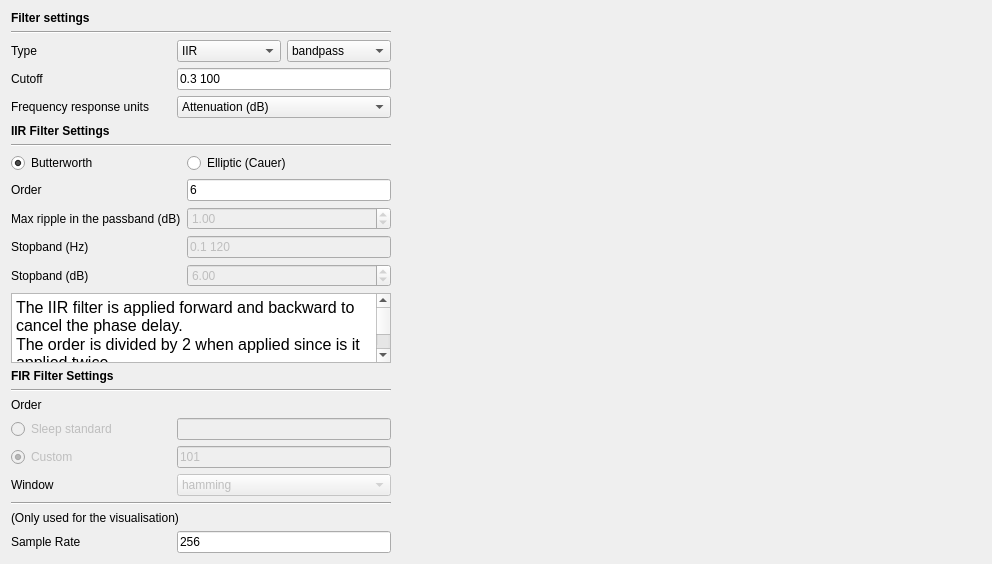
<?xml version="1.0" encoding="UTF-8"?>
<ui version="4.0">
 <class>EllipFilterSignalSettingsView</class>
 <widget class="QWidget" name="EllipFilterSignalSettingsView">
  <property name="geometry">
   <rect>
    <x>0</x>
    <y>0</y>
    <width>992</width>
    <height>548</height>
   </rect>
  </property>
  <property name="windowTitle">
   <string>Form</string>
  </property>
  <layout class="QFormLayout" name="formLayout">
   <item row="0" column="0">
    <layout class="QVBoxLayout" name="verticalLayout">
     <item>
      <widget class="QLabel" name="label_5">
       <property name="font">
        <font>
         <weight>75</weight>
         <bold>true</bold>
        </font>
       </property>
       <property name="layoutDirection">
        <enum>Qt::LeftToRight</enum>
       </property>
       <property name="text">
        <string>Filter settings</string>
       </property>
       <property name="alignment">
        <set>Qt::AlignLeading|Qt::AlignLeft|Qt::AlignVCenter</set>
       </property>
      </widget>
     </item>
     <item>
      <widget class="Line" name="line_4">
       <property name="orientation">
        <enum>Qt::Horizontal</enum>
       </property>
      </widget>
     </item>
     <item>
      <layout class="QGridLayout" name="gridLayout">
       <item row="0" column="1">
        <widget class="QComboBox" name="IR_comboBox">
         <property name="toolTip">
          <string>Select the Infinite Impulse Response Filter (IIR) or the Finite Impulse Filter (FIR).</string>
         </property>
         <item>
          <property name="text">
           <string>IIR</string>
          </property>
         </item>
         <item>
          <property name="text">
           <string>FIR</string>
          </property>
         </item>
        </widget>
       </item>
       <item row="0" column="2">
        <widget class="QComboBox" name="type_combobox">
         <item>
          <property name="text">
           <string>bandpass</string>
          </property>
         </item>
         <item>
          <property name="text">
           <string>lowpass</string>
          </property>
         </item>
         <item>
          <property name="text">
           <string>highpass</string>
          </property>
         </item>
         <item>
          <property name="text">
           <string>bandstop</string>
          </property>
         </item>
        </widget>
       </item>
       <item row="1" column="0">
        <widget class="QLabel" name="label_2">
         <property name="minimumSize">
          <size>
           <width>160</width>
           <height>0</height>
          </size>
         </property>
         <property name="maximumSize">
          <size>
           <width>100</width>
           <height>16777215</height>
          </size>
         </property>
         <property name="layoutDirection">
          <enum>Qt::LeftToRight</enum>
         </property>
         <property name="text">
          <string>Cutoff</string>
         </property>
         <property name="alignment">
          <set>Qt::AlignLeading|Qt::AlignLeft|Qt::AlignVCenter</set>
         </property>
        </widget>
       </item>
       <item row="3" column="0">
        <widget class="QLabel" name="label_11">
         <property name="minimumSize">
          <size>
           <width>130</width>
           <height>0</height>
          </size>
         </property>
         <property name="text">
          <string>Frequency response units</string>
         </property>
        </widget>
       </item>
       <item row="1" column="1" colspan="2">
        <widget class="QLineEdit" name="cutoff_lineedit">
         <property name="toolTip">
          <string>&lt;html&gt;&lt;head/&gt;&lt;body&gt;&lt;p&gt;&lt;span style=&quot; font-weight:600;&quot;&gt;bandpass&lt;/span&gt; : edit low and high frequency cutoff in Hz separated by a space. ex)0.3 100&lt;/p&gt;&lt;p&gt;&lt;span style=&quot; font-weight:600;&quot;&gt;lowpass&lt;/span&gt; : edit high frequency cutoff in Hz.&lt;/p&gt;&lt;p&gt;&lt;span style=&quot; font-weight:600;&quot;&gt;highpass&lt;/span&gt; : edit low frequency cutoff in Hz.&lt;/p&gt;&lt;p&gt;&lt;span style=&quot; font-weight:600;&quot;&gt;stopband&lt;/span&gt; : edit the low and high frequency cutoff in Hz separated by a space. ex)59 61&lt;/p&gt;&lt;p&gt;&lt;br/&gt;&lt;/p&gt;&lt;/body&gt;&lt;/html&gt;</string>
         </property>
         <property name="text">
          <string>0.3 100</string>
         </property>
        </widget>
       </item>
       <item row="0" column="0">
        <widget class="QLabel" name="label_4">
         <property name="minimumSize">
          <size>
           <width>160</width>
           <height>0</height>
          </size>
         </property>
         <property name="maximumSize">
          <size>
           <width>100</width>
           <height>16777215</height>
          </size>
         </property>
         <property name="layoutDirection">
          <enum>Qt::LeftToRight</enum>
         </property>
         <property name="inputMethodHints">
          <set>Qt::ImhNoEditMenu|Qt::ImhNoTextHandles</set>
         </property>
         <property name="text">
          <string>Type</string>
         </property>
         <property name="alignment">
          <set>Qt::AlignLeading|Qt::AlignLeft|Qt::AlignVCenter</set>
         </property>
        </widget>
       </item>
       <item row="3" column="1" colspan="2">
        <widget class="QComboBox" name="freq_resp_unit_comboBox">
         <item>
          <property name="text">
           <string>Attenuation (dB)</string>
          </property>
         </item>
         <item>
          <property name="text">
           <string>Amplitude (%)</string>
          </property>
         </item>
        </widget>
       </item>
      </layout>
     </item>
     <item>
      <widget class="QLabel" name="label_9">
       <property name="font">
        <font>
         <weight>75</weight>
         <bold>true</bold>
        </font>
       </property>
       <property name="text">
        <string>IIR Filter Settings</string>
       </property>
      </widget>
     </item>
     <item>
      <widget class="Line" name="line_3">
       <property name="orientation">
        <enum>Qt::Horizontal</enum>
       </property>
      </widget>
     </item>
     <item>
      <layout class="QGridLayout" name="gridLayout_4">
       <item row="4" column="0">
        <widget class="QLabel" name="label_12">
         <property name="text">
          <string>Stopband (dB)</string>
         </property>
        </widget>
       </item>
       <item row="2" column="0">
        <widget class="QLabel" name="label_13">
         <property name="minimumSize">
          <size>
           <width>160</width>
           <height>0</height>
          </size>
         </property>
         <property name="toolTip">
          <string>The maximum lost in dB in the passband.</string>
         </property>
         <property name="text">
          <string>Max ripple in the passband (dB)</string>
         </property>
        </widget>
       </item>
       <item row="1" column="0">
        <widget class="QLabel" name="label_10">
         <property name="minimumSize">
          <size>
           <width>130</width>
           <height>0</height>
          </size>
         </property>
         <property name="maximumSize">
          <size>
           <width>100</width>
           <height>16777215</height>
          </size>
         </property>
         <property name="layoutDirection">
          <enum>Qt::LeftToRight</enum>
         </property>
         <property name="text">
          <string>Order</string>
         </property>
         <property name="alignment">
          <set>Qt::AlignLeading|Qt::AlignLeft|Qt::AlignVCenter</set>
         </property>
        </widget>
       </item>
       <item row="1" column="1">
        <widget class="QLineEdit" name="iir_order_lineEdit">
         <property name="text">
          <string>6</string>
         </property>
        </widget>
       </item>
       <item row="0" column="1">
        <widget class="QRadioButton" name="radioButton_ellip">
         <property name="text">
          <string>Elliptic (Cauer)</string>
         </property>
         <attribute name="buttonGroup">
          <string notr="true">buttonGroup_IIRFamily</string>
         </attribute>
        </widget>
       </item>
       <item row="0" column="0">
        <widget class="QRadioButton" name="radioButton_butter">
         <property name="minimumSize">
          <size>
           <width>130</width>
           <height>0</height>
          </size>
         </property>
         <property name="text">
          <string>Butterworth</string>
         </property>
         <property name="checked">
          <bool>true</bool>
         </property>
         <attribute name="buttonGroup">
          <string notr="true">buttonGroup_IIRFamily</string>
         </attribute>
        </widget>
       </item>
       <item row="2" column="1">
        <widget class="QDoubleSpinBox" name="doubleSpinBox_maxripple">
         <property name="enabled">
          <bool>false</bool>
         </property>
         <property name="singleStep">
          <double>0.500000000000000</double>
         </property>
         <property name="value">
          <double>1.000000000000000</double>
         </property>
        </widget>
       </item>
       <item row="3" column="0">
        <widget class="QLabel" name="label_14">
         <property name="toolTip">
          <string>Elliptic filter is designed with a stop band outside the bandpass zone. Define the frequency of the stop band.</string>
         </property>
         <property name="text">
          <string>Stopband (Hz)</string>
         </property>
        </widget>
       </item>
       <item row="3" column="1">
        <widget class="QLineEdit" name="lineEdit_stopHz">
         <property name="enabled">
          <bool>false</bool>
         </property>
         <property name="toolTip">
          <string>Define the stopband frequency point (Hz) (outside the passband zone) to reach the desired stopband attenuation (dB).  If the desired filter is a bandpass or a stopband, the stopband is expected to be a list of 2 items sepatated by a space (i.e. lowfreq highfreq).</string>
         </property>
         <property name="text">
          <string>0.1 120</string>
         </property>
        </widget>
       </item>
       <item row="4" column="1">
        <widget class="QDoubleSpinBox" name="doubleSpinBox_stopdB">
         <property name="enabled">
          <bool>false</bool>
         </property>
         <property name="toolTip">
          <string>Define the stopband attenuation point (dB) (outside the passband zone) to reach the desired stopband frequency (Hz).</string>
         </property>
         <property name="value">
          <double>6.000000000000000</double>
         </property>
        </widget>
       </item>
      </layout>
     </item>
     <item>
      <widget class="QTextEdit" name="textEdit">
       <property name="minimumSize">
        <size>
         <width>380</width>
         <height>70</height>
        </size>
       </property>
       <property name="readOnly">
        <bool>true</bool>
       </property>
       <property name="html">
        <string>&lt;!DOCTYPE HTML PUBLIC &quot;-//W3C//DTD HTML 4.0//EN&quot; &quot;http://www.w3.org/TR/REC-html40/strict.dtd&quot;&gt;
&lt;html&gt;&lt;head&gt;&lt;meta name=&quot;qrichtext&quot; content=&quot;1&quot; /&gt;&lt;style type=&quot;text/css&quot;&gt;
p, li { white-space: pre-wrap; }
&lt;/style&gt;&lt;/head&gt;&lt;body style=&quot; font-family:'MS Shell Dlg 2'; font-size:8.25pt; font-weight:400; font-style:normal;&quot;&gt;
&lt;p style=&quot; margin-top:0px; margin-bottom:0px; margin-left:0px; margin-right:0px; -qt-block-indent:0; text-indent:0px;&quot;&gt;&lt;span style=&quot; font-family:'Roboto'; font-size:12pt;&quot;&gt;The IIR filter is applied forward and backward to cancel the phase delay.&lt;/span&gt;&lt;/p&gt;
&lt;p style=&quot; margin-top:0px; margin-bottom:0px; margin-left:0px; margin-right:0px; -qt-block-indent:0; text-indent:0px;&quot;&gt;&lt;span style=&quot; font-family:'Roboto'; font-size:12pt;&quot;&gt;The order is divided by 2 when applied since is it applied twice.&lt;/span&gt;&lt;/p&gt;
&lt;p style=&quot; margin-top:0px; margin-bottom:0px; margin-left:0px; margin-right:0px; -qt-block-indent:0; text-indent:0px;&quot;&gt;&lt;span style=&quot; font-family:'Roboto'; font-size:12pt;&quot;&gt;ex) An ordre of 6 is sufficient for a bandpass filter &lt;/span&gt;&lt;/p&gt;
&lt;p style=&quot; margin-top:0px; margin-bottom:0px; margin-left:0px; margin-right:0px; -qt-block-indent:0; text-indent:0px;&quot;&gt;&lt;span style=&quot; font-family:'Roboto'; font-size:12pt;&quot;&gt;      0.3-100 Hz with a sample rate=256 Hz&lt;/span&gt;&lt;/p&gt;&lt;/body&gt;&lt;/html&gt;</string>
       </property>
      </widget>
     </item>
     <item>
      <widget class="QLabel" name="label_8">
       <property name="font">
        <font>
         <weight>75</weight>
         <bold>true</bold>
        </font>
       </property>
       <property name="text">
        <string>FIR Filter Settings</string>
       </property>
      </widget>
     </item>
     <item>
      <widget class="Line" name="line_2">
       <property name="orientation">
        <enum>Qt::Horizontal</enum>
       </property>
      </widget>
     </item>
     <item>
      <widget class="QLabel" name="label">
       <property name="layoutDirection">
        <enum>Qt::LeftToRight</enum>
       </property>
       <property name="text">
        <string>Order</string>
       </property>
       <property name="alignment">
        <set>Qt::AlignLeading|Qt::AlignLeft|Qt::AlignVCenter</set>
       </property>
      </widget>
     </item>
     <item>
      <layout class="QGridLayout" name="gridLayout_2">
       <item row="3" column="1">
        <widget class="QComboBox" name="window_combobox">
         <property name="enabled">
          <bool>false</bool>
         </property>
         <property name="currentText">
          <string>hamming</string>
         </property>
         <property name="currentIndex">
          <number>3</number>
         </property>
         <item>
          <property name="text">
           <string>boxcar</string>
          </property>
         </item>
         <item>
          <property name="text">
           <string>trlang</string>
          </property>
         </item>
         <item>
          <property name="text">
           <string>blackman</string>
          </property>
         </item>
         <item>
          <property name="text">
           <string>hamming</string>
          </property>
         </item>
         <item>
          <property name="text">
           <string>hann</string>
          </property>
         </item>
         <item>
          <property name="text">
           <string>bartlett</string>
          </property>
         </item>
         <item>
          <property name="text">
           <string>flattop</string>
          </property>
         </item>
         <item>
          <property name="text">
           <string>parzen</string>
          </property>
         </item>
         <item>
          <property name="text">
           <string>bohman</string>
          </property>
         </item>
         <item>
          <property name="text">
           <string>blackmanharris</string>
          </property>
         </item>
         <item>
          <property name="text">
           <string>nuttall</string>
          </property>
         </item>
         <item>
          <property name="text">
           <string>barthann</string>
          </property>
         </item>
         <item>
          <property name="text">
           <string>kaiser</string>
          </property>
         </item>
         <item>
          <property name="text">
           <string>gaussian</string>
          </property>
         </item>
         <item>
          <property name="text">
           <string>general_gaussian</string>
          </property>
         </item>
         <item>
          <property name="text">
           <string>dpss</string>
          </property>
         </item>
         <item>
          <property name="text">
           <string>chebwin</string>
          </property>
         </item>
         <item>
          <property name="text">
           <string>exponential</string>
          </property>
         </item>
         <item>
          <property name="text">
           <string>tukey</string>
          </property>
         </item>
         <item>
          <property name="text">
           <string>taylor</string>
          </property>
         </item>
        </widget>
       </item>
       <item row="0" column="0">
        <widget class="QRadioButton" name="sleep_std_radiobutton">
         <property name="enabled">
          <bool>false</bool>
         </property>
         <property name="minimumSize">
          <size>
           <width>130</width>
           <height>0</height>
          </size>
         </property>
         <property name="maximumSize">
          <size>
           <width>100</width>
           <height>16777215</height>
          </size>
         </property>
         <property name="toolTip">
          <string>The standard in sleep medicine is to use an order equals to: 5*sample_rate/lower_frequency</string>
         </property>
         <property name="text">
          <string>Sleep standard</string>
         </property>
         <property name="checked">
          <bool>false</bool>
         </property>
         <attribute name="buttonGroup">
          <string notr="true">buttonGroup_OrderDef</string>
         </attribute>
        </widget>
       </item>
       <item row="0" column="1">
        <widget class="QLineEdit" name="std_order_lineedit">
         <property name="enabled">
          <bool>false</bool>
         </property>
         <property name="readOnly">
          <bool>true</bool>
         </property>
        </widget>
       </item>
       <item row="2" column="0">
        <widget class="QRadioButton" name="custom_radiobutton">
         <property name="enabled">
          <bool>false</bool>
         </property>
         <property name="minimumSize">
          <size>
           <width>160</width>
           <height>0</height>
          </size>
         </property>
         <property name="maximumSize">
          <size>
           <width>100</width>
           <height>16777215</height>
          </size>
         </property>
         <property name="text">
          <string>Custom</string>
         </property>
         <property name="checked">
          <bool>true</bool>
         </property>
         <attribute name="buttonGroup">
          <string notr="true">buttonGroup_OrderDef</string>
         </attribute>
        </widget>
       </item>
       <item row="2" column="1">
        <widget class="QLineEdit" name="custom_order_lineedit">
         <property name="enabled">
          <bool>false</bool>
         </property>
         <property name="text">
          <string>101</string>
         </property>
        </widget>
       </item>
       <item row="3" column="0">
        <widget class="QLabel" name="label_3">
         <property name="minimumSize">
          <size>
           <width>160</width>
           <height>0</height>
          </size>
         </property>
         <property name="maximumSize">
          <size>
           <width>100</width>
           <height>16777215</height>
          </size>
         </property>
         <property name="layoutDirection">
          <enum>Qt::LeftToRight</enum>
         </property>
         <property name="text">
          <string>Window</string>
         </property>
         <property name="alignment">
          <set>Qt::AlignLeading|Qt::AlignLeft|Qt::AlignVCenter</set>
         </property>
        </widget>
       </item>
      </layout>
     </item>
     <item>
      <widget class="Line" name="line">
       <property name="orientation">
        <enum>Qt::Horizontal</enum>
       </property>
      </widget>
     </item>
     <item>
      <widget class="QLabel" name="label_7">
       <property name="text">
        <string>(Only used for the visualisation)</string>
       </property>
      </widget>
     </item>
     <item>
      <layout class="QGridLayout" name="gridLayout_3">
       <item row="0" column="0">
        <widget class="QLabel" name="label_6">
         <property name="minimumSize">
          <size>
           <width>160</width>
           <height>0</height>
          </size>
         </property>
         <property name="maximumSize">
          <size>
           <width>100</width>
           <height>16777215</height>
          </size>
         </property>
         <property name="text">
          <string>Sample Rate</string>
         </property>
        </widget>
       </item>
       <item row="0" column="1">
        <widget class="QLineEdit" name="sample_rate_lineedit">
         <property name="text">
          <string>256</string>
         </property>
        </widget>
       </item>
      </layout>
     </item>
     <item>
      <spacer name="verticalSpacer">
       <property name="orientation">
        <enum>Qt::Vertical</enum>
       </property>
       <property name="sizeHint" stdset="0">
        <size>
         <width>17</width>
         <height>17</height>
        </size>
       </property>
      </spacer>
     </item>
    </layout>
   </item>
   <item row="0" column="1">
    <layout class="QVBoxLayout" name="freq_resp_layout">
     <property name="sizeConstraint">
      <enum>QLayout::SetMinimumSize</enum>
     </property>
    </layout>
   </item>
  </layout>
 </widget>
 <resources/>
 <connections>
  <connection>
   <sender>type_combobox</sender>
   <signal>currentTextChanged(QString)</signal>
   <receiver>EllipFilterSignalSettingsView</receiver>
   <slot>on_settings_changed()</slot>
   <hints>
    <hint type="sourcelabel">
     <x>134</x>
     <y>43</y>
    </hint>
    <hint type="destinationlabel">
     <x>458</x>
     <y>167</y>
    </hint>
   </hints>
  </connection>
  <connection>
   <sender>sleep_std_radiobutton</sender>
   <signal>clicked()</signal>
   <receiver>EllipFilterSignalSettingsView</receiver>
   <slot>on_order_type_changed()</slot>
   <hints>
    <hint type="sourcelabel">
     <x>134</x>
     <y>72</y>
    </hint>
    <hint type="destinationlabel">
     <x>458</x>
     <y>167</y>
    </hint>
   </hints>
  </connection>
  <connection>
   <sender>custom_radiobutton</sender>
   <signal>clicked()</signal>
   <receiver>EllipFilterSignalSettingsView</receiver>
   <slot>on_order_type_changed()</slot>
   <hints>
    <hint type="sourcelabel">
     <x>134</x>
     <y>101</y>
    </hint>
    <hint type="destinationlabel">
     <x>458</x>
     <y>167</y>
    </hint>
   </hints>
  </connection>
  <connection>
   <sender>cutoff_lineedit</sender>
   <signal>returnPressed()</signal>
   <receiver>EllipFilterSignalSettingsView</receiver>
   <slot>on_settings_changed()</slot>
   <hints>
    <hint type="sourcelabel">
     <x>134</x>
     <y>130</y>
    </hint>
    <hint type="destinationlabel">
     <x>458</x>
     <y>167</y>
    </hint>
   </hints>
  </connection>
  <connection>
   <sender>window_combobox</sender>
   <signal>currentTextChanged(QString)</signal>
   <receiver>EllipFilterSignalSettingsView</receiver>
   <slot>on_settings_changed()</slot>
   <hints>
    <hint type="sourcelabel">
     <x>134</x>
     <y>159</y>
    </hint>
    <hint type="destinationlabel">
     <x>458</x>
     <y>167</y>
    </hint>
   </hints>
  </connection>
  <connection>
   <sender>sample_rate_lineedit</sender>
   <signal>editingFinished()</signal>
   <receiver>EllipFilterSignalSettingsView</receiver>
   <slot>on_settings_changed()</slot>
   <hints>
    <hint type="sourcelabel">
     <x>148</x>
     <y>218</y>
    </hint>
    <hint type="destinationlabel">
     <x>458</x>
     <y>167</y>
    </hint>
   </hints>
  </connection>
  <connection>
   <sender>custom_order_lineedit</sender>
   <signal>textChanged(QString)</signal>
   <receiver>EllipFilterSignalSettingsView</receiver>
   <slot>on_settings_changed()</slot>
   <hints>
    <hint type="sourcelabel">
     <x>265</x>
     <y>101</y>
    </hint>
    <hint type="destinationlabel">
     <x>458</x>
     <y>167</y>
    </hint>
   </hints>
  </connection>
  <connection>
   <sender>IR_comboBox</sender>
   <signal>currentTextChanged(QString)</signal>
   <receiver>EllipFilterSignalSettingsView</receiver>
   <slot>on_settings_changed()</slot>
   <hints>
    <hint type="sourcelabel">
     <x>364</x>
     <y>70</y>
    </hint>
    <hint type="destinationlabel">
     <x>437</x>
     <y>253</y>
    </hint>
   </hints>
  </connection>
  <connection>
   <sender>iir_order_lineEdit</sender>
   <signal>editingFinished()</signal>
   <receiver>EllipFilterSignalSettingsView</receiver>
   <slot>on_settings_changed()</slot>
   <hints>
    <hint type="sourcelabel">
     <x>252</x>
     <y>130</y>
    </hint>
    <hint type="destinationlabel">
     <x>435</x>
     <y>223</y>
    </hint>
   </hints>
  </connection>
  <connection>
   <sender>freq_resp_unit_comboBox</sender>
   <signal>currentTextChanged(QString)</signal>
   <receiver>EllipFilterSignalSettingsView</receiver>
   <slot>on_settings_changed()</slot>
   <hints>
    <hint type="sourcelabel">
     <x>264</x>
     <y>99</y>
    </hint>
    <hint type="destinationlabel">
     <x>532</x>
     <y>219</y>
    </hint>
   </hints>
  </connection>
  <connection>
   <sender>buttonGroup_IIRFamily</sender>
   <signal>buttonClicked(int)</signal>
   <receiver>EllipFilterSignalSettingsView</receiver>
   <slot>on_settings_changed()</slot>
   <hints>
    <hint type="sourcelabel">
     <x>-1</x>
     <y>-1</y>
    </hint>
    <hint type="destinationlabel">
     <x>495</x>
     <y>256</y>
    </hint>
   </hints>
  </connection>
  <connection>
   <sender>doubleSpinBox_maxripple</sender>
   <signal>editingFinished()</signal>
   <receiver>EllipFilterSignalSettingsView</receiver>
   <slot>on_settings_changed()</slot>
   <hints>
    <hint type="sourcelabel">
     <x>267</x>
     <y>225</y>
    </hint>
    <hint type="destinationlabel">
     <x>495</x>
     <y>256</y>
    </hint>
   </hints>
  </connection>
  <connection>
   <sender>lineEdit_stopHz</sender>
   <signal>returnPressed()</signal>
   <receiver>EllipFilterSignalSettingsView</receiver>
   <slot>on_settings_changed()</slot>
   <hints>
    <hint type="sourcelabel">
     <x>282</x>
     <y>217</y>
    </hint>
    <hint type="destinationlabel">
     <x>495</x>
     <y>261</y>
    </hint>
   </hints>
  </connection>
  <connection>
   <sender>doubleSpinBox_stopdB</sender>
   <signal>editingFinished()</signal>
   <receiver>EllipFilterSignalSettingsView</receiver>
   <slot>on_settings_changed()</slot>
   <hints>
    <hint type="sourcelabel">
     <x>282</x>
     <y>237</y>
    </hint>
    <hint type="destinationlabel">
     <x>495</x>
     <y>261</y>
    </hint>
   </hints>
  </connection>
 </connections>
 <slots>
  <slot>on_settings_changed()</slot>
  <slot>on_order_type_changed()</slot>
 </slots>
 <buttongroups>
  <buttongroup name="buttonGroup_IIRFamily"/>
  <buttongroup name="buttonGroup_OrderDef"/>
 </buttongroups>
</ui>
